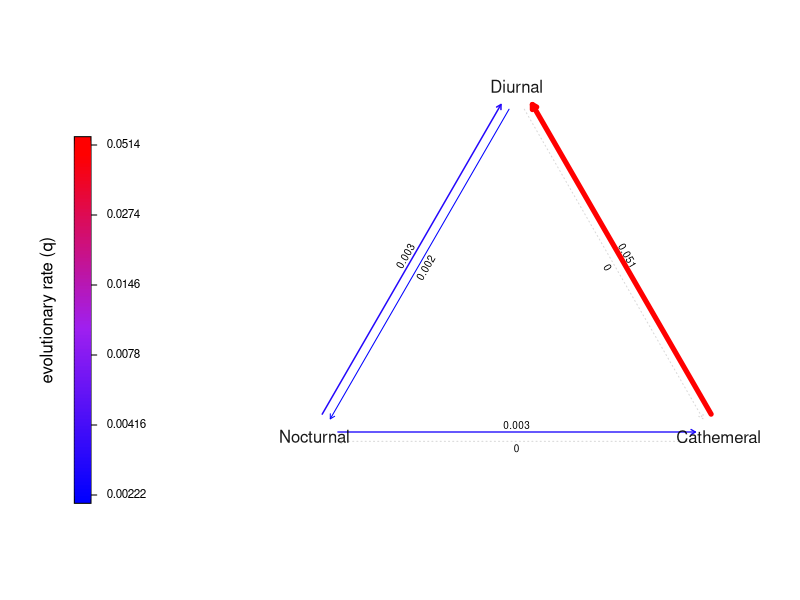
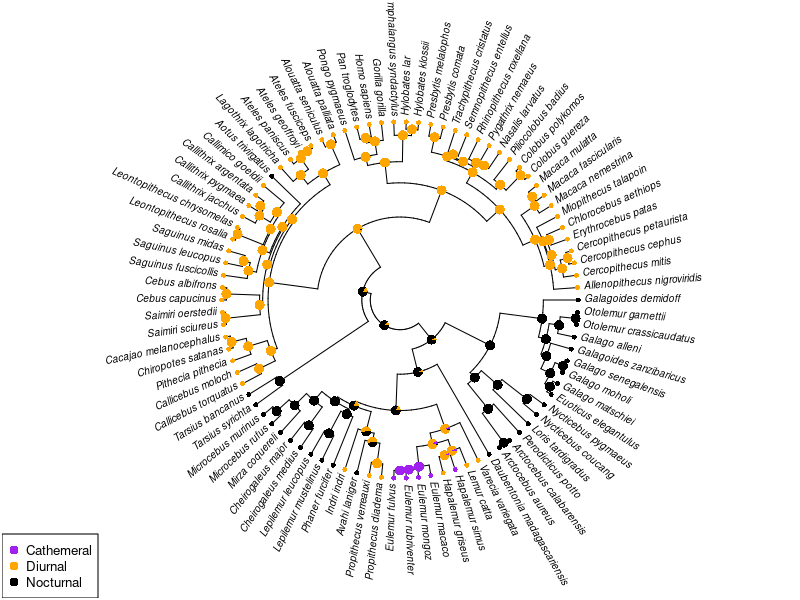
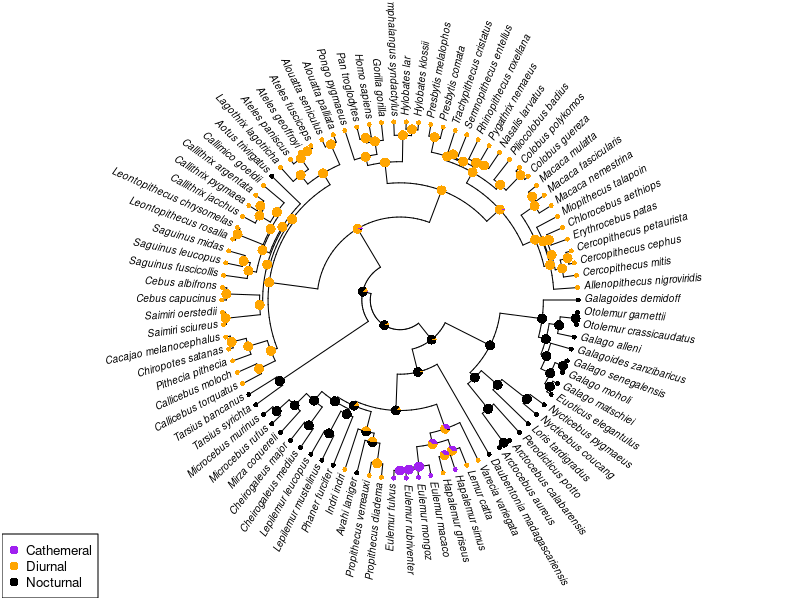
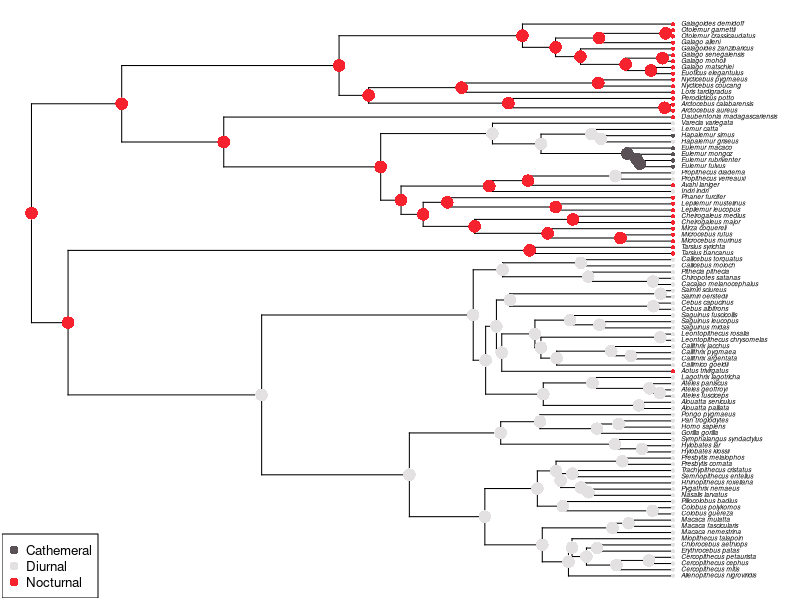
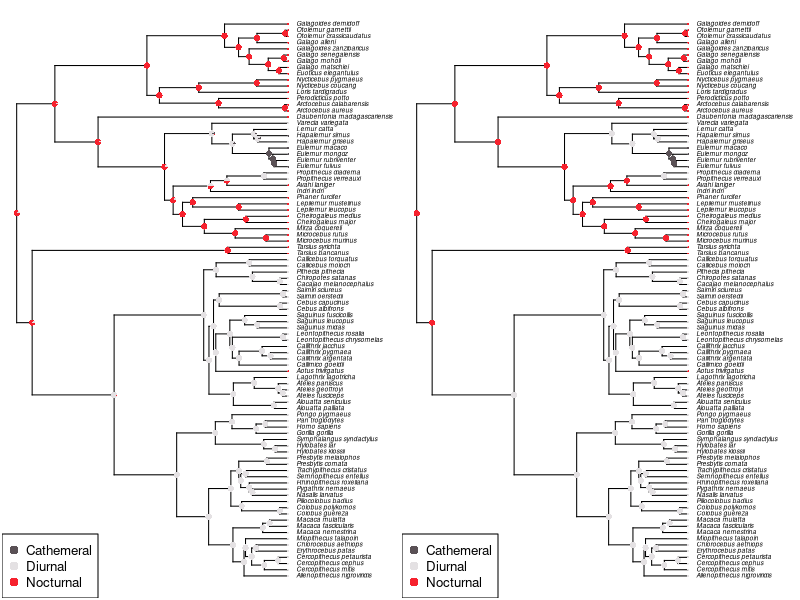
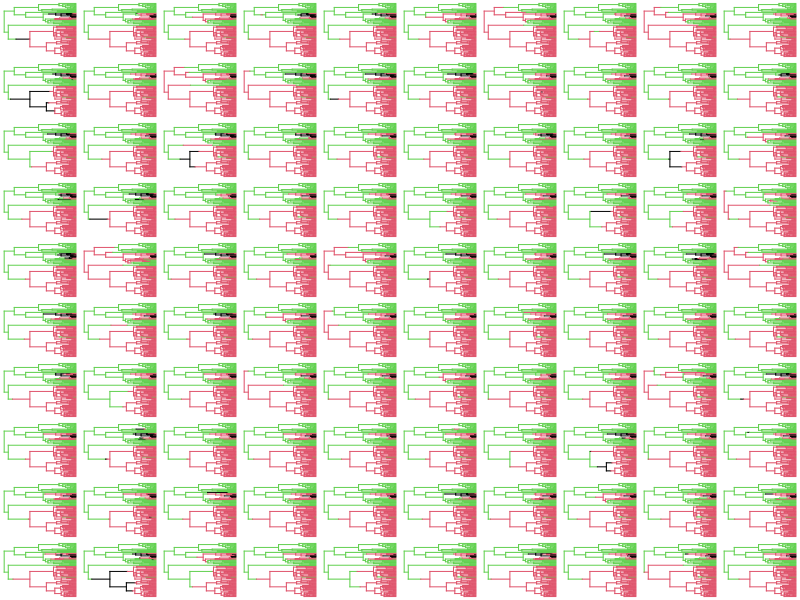
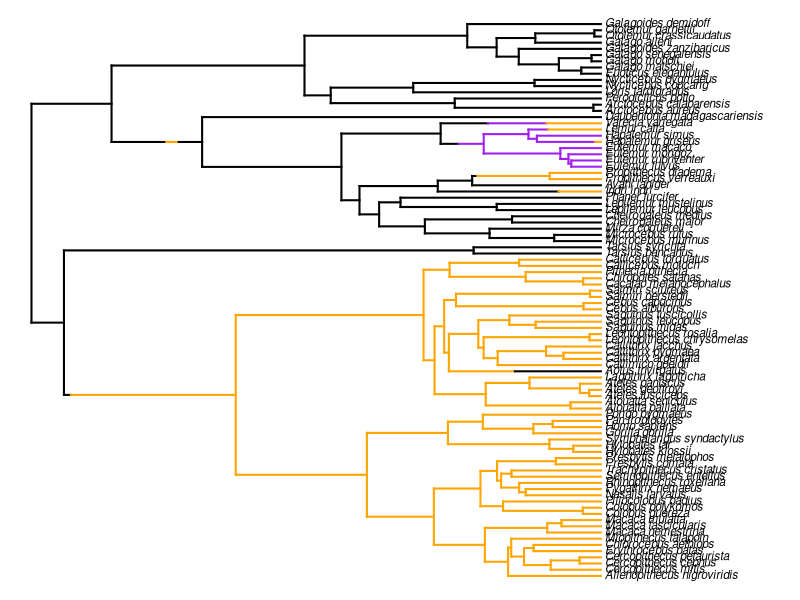
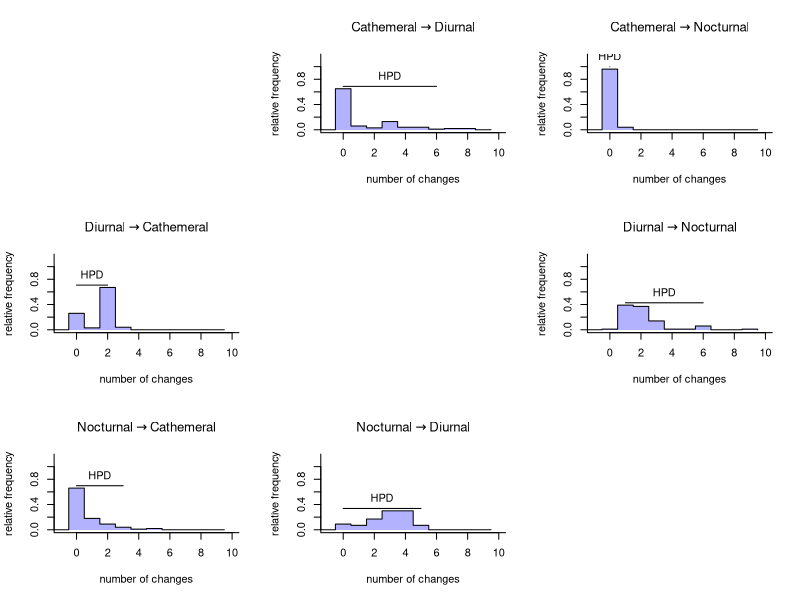

Here is the R script that generated these plots, in order:
## let's do ancestral state reconstruction of discrete characters!!

## load phytools
library(phytools)

## we can start by keeping it simple:
data(primate.tree)
data(primate.data)

## look at data
head(primate.data)

## pull out activity pattern.
activity<-setNames(primate.data$Activity_pattern,
  rownames(primate.data))
head(activity)

## fit models:
primate_er<-fitMk(primate.tree,activity,
  model="ER")
primate_sym<-fitMk(primate.tree,activity,
  model="SYM")
primate_ard<-fitMk(primate.tree,activity,
  model="ARD")

## look at ARD model (for instance)
primate_ard
plot(primate_ard,width=TRUE,color=TRUE,
  xlim=c(-2,1),ylim=c(-1,1))

## we would normally do model comparison
anova(primate_er,
  primate_sym,
  primate_ard)

## the "best" model is the ER model
primate_er.marginal<-ancr(primate_er)

## plot the result
plot(primate_er.marginal,
  args.plotTree=list(type="arc",fsize=0.6,arc_height=0.2,part=1),
  args.nodelabels=list(piecol=c("purple","orange","black")))

## let's get model-averaged marginal states
anova(primate_er,
  primate_sym,
  primate_ard)->primate_aov
primate_aov
primate_model_averaged.marginal<-ancr(primate_aov)

## plot model averaged result
plot(primate_model_averaged.marginal,
  args.plotTree=list(type="arc",fsize=0.6,arc_height=0.2,part=1),
  args.nodelabels=list(piecol=c("purple","orange","black")))

## let's do joint reconstruction for the same data (to compare)
## we're just going to use the "best-supported" model, the ER model
primate_er.joint<-ancr(primate_er,type="joint")

## let's plot our result
plot(primate_er.joint)

## let's compare our marginal and joint reconstructions
par(mfcol=c(1,2))
plot(primate_er.marginal)
plot(primate_er.joint)

## let's do stochastic character mapping!!
?simmap
primate_simmap<-simmap(primate_aov)
primate_simmap
class(primate_simmap)

## plot our trees
par(mfrow=c(10,10))
plot(primate_simmap,lwd=1,ftype="off")

dev.off()
plot(primate_simmap[[4]],
  colors=setNames(c("purple","orange","black"),
    levels(activity)),fsize=0.7,ftype="i")

## let's get the density of changes of different types
primate_simmap.dd<-density(primate_simmap)
primate_simmap.dd

## let's graph this
dev.off()
plot(primate_simmap.dd)
